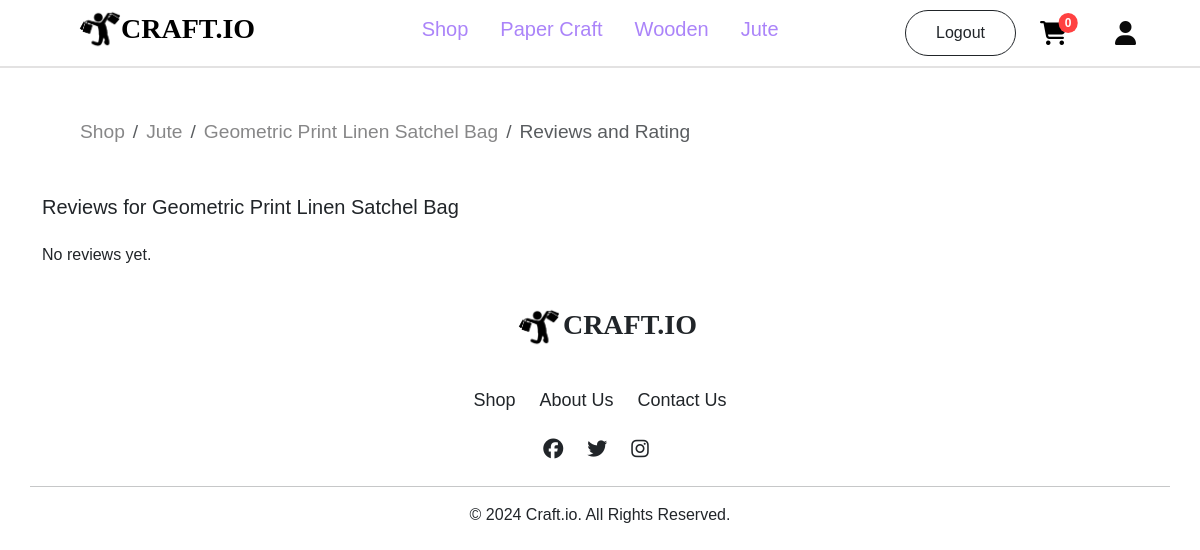
Before: /customer/reviews/16/ (signed in) with the older database file.
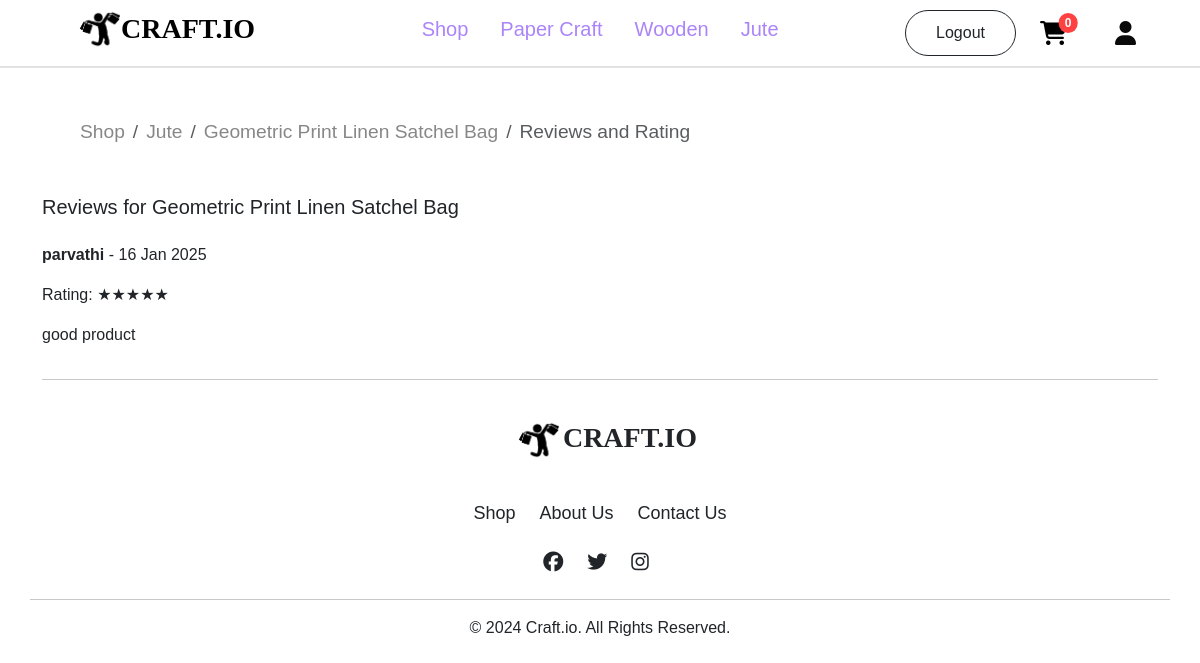
After: the same page with the newer database file.
### account/models.py (models this page shows, shortened)
class ProductReview(models.Model):
    product = models.ForeignKey(Productss, on_delete=models.CASCADE, related_name='reviews')
    user = models.ForeignKey(User, on_delete=models.CASCADE)
    rating = models.IntegerField(choices=[(i, str(i)) for i in range(1, 6)], default=5)
    comment = models.TextField(max_length=500, blank=True)
    created_at = models.DateTimeField(auto_now_add=True)

### customer/views.py (the view)
    def inner(request, *args, **kw):
        if request.user.is_authenticated:
            return fn(request, *args, **kw)
        else:
            messages.error(request, 'Please login First!!')
            return redirect('login')

### customer/context_processors.py (called while the page is built)
def item_count(request):
    if request.user.is_authenticated:
        cart_count=Cart.objects.filter(user=request.user).count()
        wishlist_count=Wishlist.objects.filter(user=request.user).count()
        order_count=Orders.objects.filter(user=request.user).count()
        return {'cart':cart_count,'wishlist':wishlist_count,'order':order_count}
    else:
        return {"cart":0,'wishlist':0,"order":0}

### customer/templatetags/custom_filters.py (called while the page is built)
@register.filter
def to(value, max_value):
    try:
        value = int(value)
    except (ValueError, TypeError):
        value = 0
    filled_stars = '★' * value
    empty_stars = '☆' * (max_value - value)
    return filled_stars + empty_stars

### customer/views.py (called while the page is built)
def signin_required(fn):
    def inner(request, *args, **kw):
        if request.user.is_authenticated:
            return fn(request, *args, **kw)
        else:
            messages.error(request, 'Please login First!!')
            return redirect('login')
    return inner

### customer/templates/view_reviews.html (shortened to what this page needs)
{% extends 'navbar.html' %}
{% block content %}
{% load custom_filters %}
<div style="margin: 50px 0px 20px 80px;">
    <nav aria-label="breadcrumb">
        <ol class="breadcrumb" style="font-size: larger;">
            <li class="breadcrumb-item"><a href="{% url 'shop' %}" style="text-decoration: none;color: rgb(135, 135, 136);">Shop</a></li>
            <li class="breadcrumb-item">
                <a href="{% url 'products' product.category %}" style="text-decoration: none;color: rgb(135, 135, 136);">{{ product.category }}</a>
            </li>
            <li class="breadcrumb-item">
                <a href="{% url 'pdetail' product.id %}" style="text-decoration: none;color: rgb(135, 135, 136);">{{ product.title }}</a>
            </li>
            <li class="breadcrumb-item active" aria-current="page">Reviews and Rating</li>
        </ol>
    </nav>
    </div>
<div class="container mt-5">
    <h5 class="mb-4">Reviews for {{ product.title }}</h5>
    <div>
        {% for review in reviews %}
            <div class="row mb-3 nt-5">
                <div class="col-md-10">
                    <p><b>{{ review.user.username }}</b> - {{ review.created_at|date:"d M Y" }}</p>
                    <p>Rating:
                        {% with review.rating as rating %}
                            {{ rating|to:5 }}
                        {% endwith %}
                    </p>
                    <p>{{ review.comment }}</p>
                </div>
            </div>
            <hr>
        {% empty %}
            <p>No reviews yet.</p>
        {% endfor %}
    </div>
</div>
{% endblock content %}

Changed rows visible on the page:
added ProductReview: user.username "parvathi", created_at "16 Jan 2025", rating|to "★★★★★", comment "good product"
Other visible differences:
text no longer shown: "No reviews yet."
